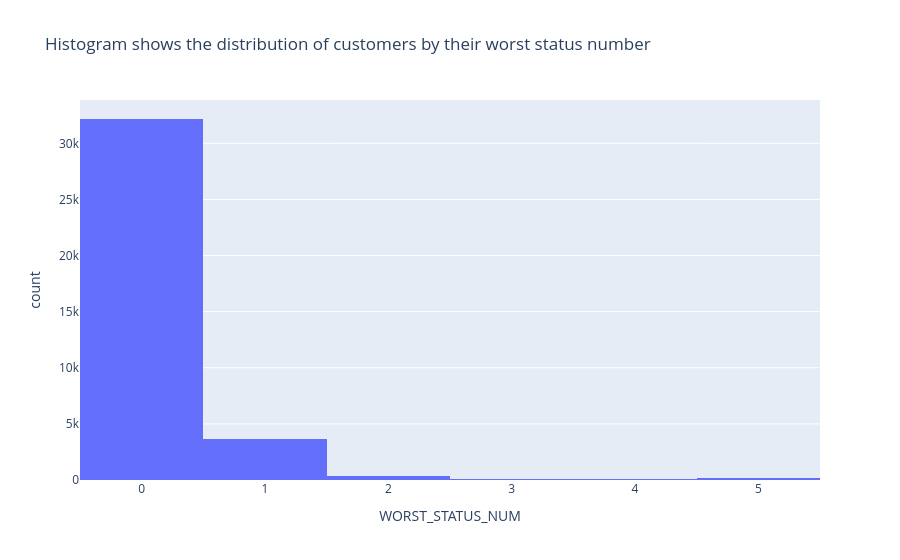

Notebook cell for this chart:
### Code cell
fig=px.histogram(data_frame=df_cc,x="WORST_STATUS_NUM",title="Histogram shows the distribution of customers by their worst status number")
fig.show();

### Figure 1 — Plotly figure (JSON) as saved in the notebook; plotly's stock layout.template omitted (floating-point values rounded to 4 significant figures; data arrays with more than 128 entries replaced by an {"elided": "..."} marker saying what was removed)
{"data": [{"alignmentgroup": "True", "bingroup": "x", "hovertemplate": "WORST_STATUS_NUM=%{x}<br>count=%{y}<extra></extra>", "legendgroup": "", "marker": {"color": "#636efa", "pattern": {"shape": ""}}, "name": "", "offsetgroup": "", "orientation": "v", "showlegend": false, "type": "histogram", "x": {"elided": "36457 int values"}, "xaxis": "x", "yaxis": "y"}], "layout": {"autosize": true, "barmode": "relative", "legend": {"tracegroupgap": 0}, "title": {"text": "Histogram shows the distribution of customers by their worst status number"}, "xaxis": {"anchor": "y", "autorange": true, "domain": [0, 1], "range": [-0.5, 5.5], "title": {"text": "WORST_STATUS_NUM"}, "type": "linear"}, "yaxis": {"anchor": "x", "autorange": true, "domain": [0, 1], "range": [0, 33860.0], "title": {"text": "count"}}}}
